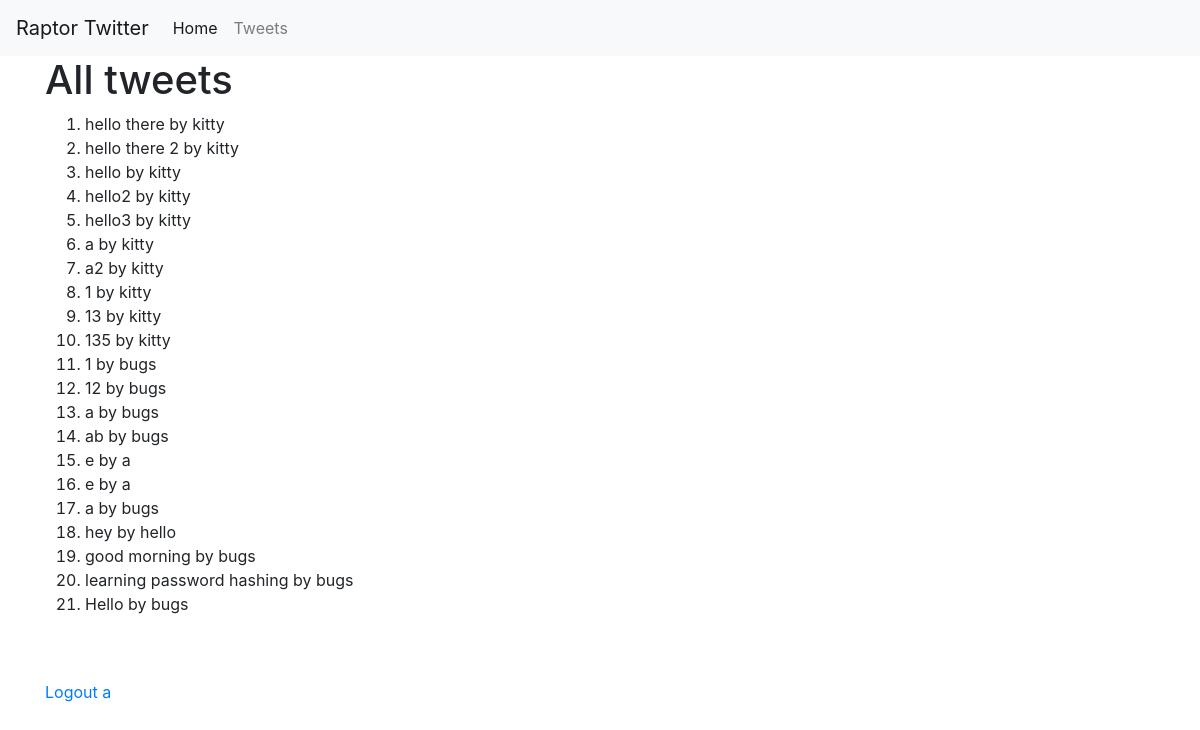
The app's page /tweets (signed in), older data.
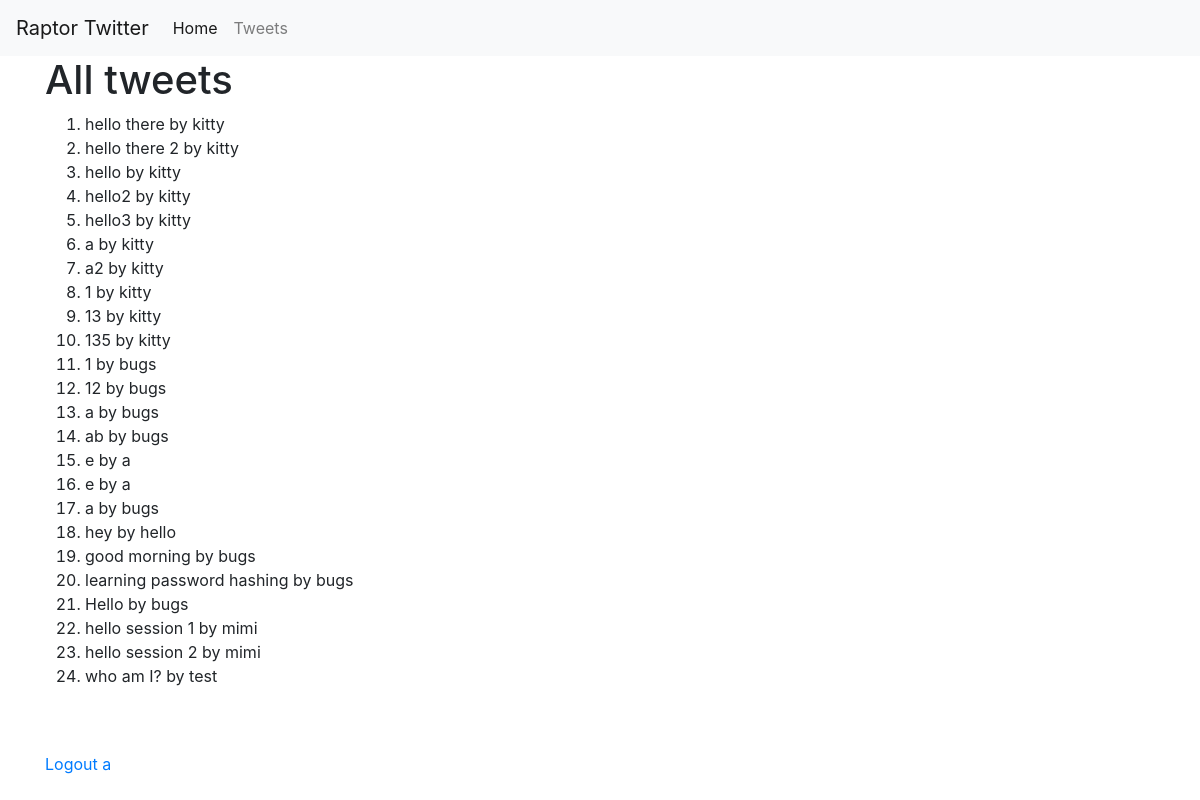
The same page, newer data.
### tables this page shows
CREATE TABLE tweets (
    _id integer primary key autoincrement,
    tweet text,
    username text
);

### main.py (the view)
@app.route('/tweets/<username>')
@app.route('/tweets')
def user_tweets(username=None):
    if username:
        tweets = get_tweets_by_username(username)
    else:
        tweets = get_all_tweets()
    return render_template('tweets.html',
                           tweets=tweets,
                           current_user=session['user'],
                           username=username)

### db.py (called while the page is built)
def get_all_tweets():
    cursor.execute('SELECT * FROM tweets')
    tweet = cursor.fetchall()
    return tweet

### tweets.py (called while the page is built)
def get_all_tweets():
    return db.get_all_tweets()

### templates/tweets.html (shortened to what this page needs)
{% extends "base.html" %}
{% block content %}
{% if username %}
<h1>All tweets from {{current_user}}</h1>
{% else %}
<h1>All tweets</h1>
{% endif %}
<ol>
    {% for tweet in tweets %}
    <li>
        {{tweet[1]}} by {{tweet[2]}}
    </li>
    {% endfor %}
</ol>
<br>
<br>
<a href="/logout">Logout {{current_user}}</a>
{% endblock %}

### templates/base.html (shortened to what this page needs)
<!DOCTYPE html>
<html>
<head>
    <link rel="stylesheet" href="https://cdn.jsdelivr.net/npm/bootstrap@4.0.0/dist/css/bootstrap.min.css"
>
</head>
<body>
    <nav class="navbar navbar-expand-lg navbar-light bg-light">
        <a class="navbar-brand" href="#">Raptor Twitter</a>
        <div class="collapse navbar-collapse" id="navbarNav">
            <ul class="navbar-nav">
                <li class="nav-item active">
                    <a class="nav-link" href="#">Home <span class="sr-only">(current)</span></a>
                </li>
                <li class="nav-item">
                    <a class="nav-link" href="/tweets  ">Tweets</a>
                </li>
            </ul>
        </div>
    </nav>
    <div class="container">
        {% block content %}
        {% endblock %}
    </div>
</body>
</html>

Row changes from the older to the newer data that the page shows:
added tweets: tweet "hello session 1", username "mimi"
added tweets: tweet "hello session 2", username "mimi"
added tweets: tweet "who am I?", username "test"
